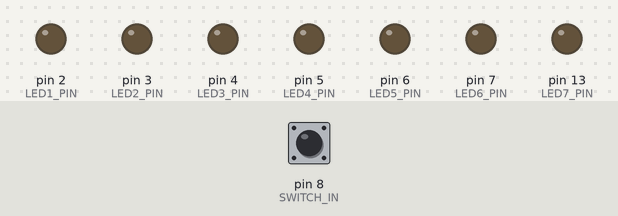
Bench run of a sketch on a simulated Arduino Uno, built with avr-gcc and run on an emulated ATmega328P. Parts: output pins drawn as LEDs (lit = HIGH). The inputs (shaded band) are chosen by the test bench; at power-on: pin 8 (SWITCH_IN) HIGH. Random numbers use the default seed unless the sketch sets one.

Above: at 1.2 s.
1.3 s: pin 8 (SWITCH_IN) pulled LOW for 1 s
At 3.5 s:
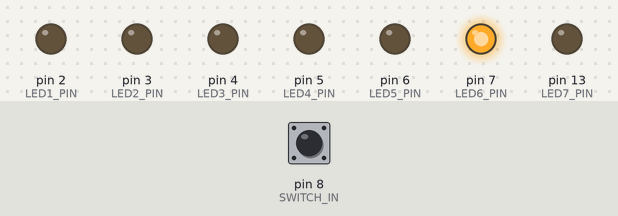
4.3 s: pin 8 (SWITCH_IN) pulled LOW for 0.15 s
At 5.2 s:
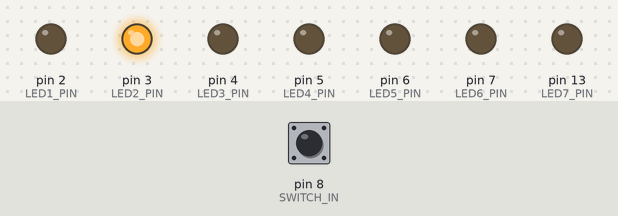
5.9 s: pin 8 (SWITCH_IN) pulled LOW for 3.2 s
At 10.0 s:
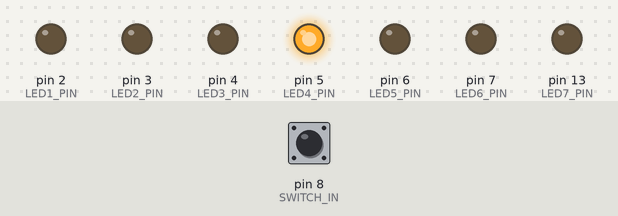
Timing chart, 0 to 11.5 s (numbered marks = the images above; inputs shaded):
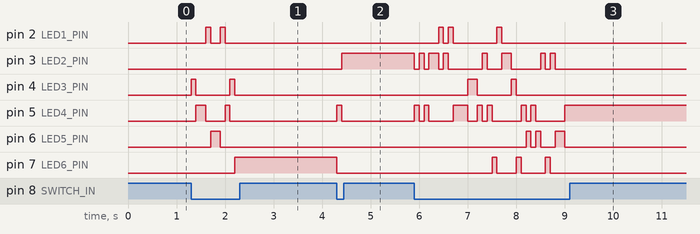

Measured:
- after the input at 1.3 s, pin 2 (LED1_PIN): alternates HIGH for 0.10 s and LOW for 0.20 s, 4 changes in all, then stays LOW, starting after 0.30 s; pin 4 (LED3_PIN): alternates HIGH for 0.10 s and LOW for 0.70 s, 4 changes in all, then stays LOW, starting at once
- after the input at 4.3 s, pin 3 (LED2_PIN): LOW → HIGH after 0.10 s; pin 5 (LED4_PIN): LOW → HIGH at once, → LOW 0.10 s later; pin 7 (LED6_PIN): HIGH → LOW at once
- after the input at 5.9 s, pin 2 (LED1_PIN): goes HIGH 0.10 s, LOW 0.10 s, HIGH 0.10 s, LOW 0.90 s, HIGH 0.10 s, then LOW, starting after 0.50 s; pin 3 (LED2_PIN): HIGH → LOW at once, → HIGH 0.10 s later, → LOW 0.10 s later, → HIGH 0.10 s later, … (15 changes in this stretch)

The sketch:

Random_LED.ino
```cpp
/*
  Random_LED
  Random turn on one of X LED's when a button is pressed.

  Designed 28 Feb 2016
  by Gary Grotsky
*/

// Set up constants
//#define SELF_TEST     // Uncomment to test all LEDs and input switch
#define LED1_PIN 2      // The LED output pin numbers
#define LED2_PIN 3
#define LED3_PIN 4
#define LED4_PIN 5
#define LED5_PIN 6
#define LED6_PIN 7
#define LED7_PIN 13
#define SWITCH_IN 8    // The switch input pin number
#define SLEEP 100      // Sleep timer
#define MIN 1          // Min randum mumber
#define MAX 7          // Max random number

void setup() {
  // initialize digital pins as an output.
  pinMode(LED1_PIN, OUTPUT);
  pinMode(LED2_PIN, OUTPUT);
  pinMode(LED3_PIN, OUTPUT);
  pinMode(LED4_PIN, OUTPUT);
  pinMode(LED5_PIN, OUTPUT);
  pinMode(LED6_PIN, OUTPUT);
  pinMode(LED7_PIN, OUTPUT);

  // initialize digital pin as an input.
  pinMode(SWITCH_IN, INPUT);
  // Turn off the built in LED (L)
  digitalWrite(LED7_PIN, LOW);
  // Seed random number generator
  randomSeed(analogRead(A0));
}

void loop() {

  // Define varables
  int inputSwitch = 0;
  long randNumber;

  // Get switch input
  inputSwitch = digitalRead(SWITCH_IN);

#ifdef SELF_TEST

  // Get switch input
  if (inputSwitch == HIGH) {
    digitalWrite(LED1_PIN, HIGH);      // Turn the LED on
    digitalWrite(LED2_PIN, HIGH);      // Turn the LED on
    digitalWrite(LED3_PIN, HIGH);      // Turn the LED on
    digitalWrite(LED4_PIN, HIGH);      // Turn the LED on
    digitalWrite(LED5_PIN, HIGH);      // Turn the LED on
    digitalWrite(LED6_PIN, HIGH);      // Turn the LED on
  }
  else {
    digitalWrite(LED1_PIN, LOW);      // Turn the LED off
    digitalWrite(LED2_PIN, LOW);      // Turn the LED off
    digitalWrite(LED3_PIN, LOW);      // Turn the LED off
    digitalWrite(LED4_PIN, LOW);      // Turn the LED off
    digitalWrite(LED5_PIN, LOW);      // Turn the LED off
    digitalWrite(LED6_PIN, LOW);      // Turn the LED off
  }
#else

  // Get random number from 1 to 6
  randNumber = random(MIN, MAX);

  // if switch is not depressed, then turn on a random LED (and turn off the others)
  if (inputSwitch == LOW) {

    switch (randNumber) {
      case 1:
        digitalWrite(LED1_PIN, HIGH);     // Turn the LED on
        digitalWrite(LED2_PIN, LOW);      // Turn the LED off
        digitalWrite(LED3_PIN, LOW);      // Turn the LED off
        digitalWrite(LED4_PIN, LOW);      // Turn the LED off
        digitalWrite(LED5_PIN, LOW);      // Turn the LED off
        digitalWrite(LED6_PIN, LOW);      // Turn the LED off
        delay(SLEEP);
        break;
      case 2:
        digitalWrite(LED1_PIN, LOW);      // Turn the LED off
        digitalWrite(LED2_PIN, HIGH);     // Turn the LED on
        digitalWrite(LED3_PIN, LOW);      // Turn the LED off
        digitalWrite(LED4_PIN, LOW);      // Turn the LED off
        digitalWrite(LED5_PIN, LOW);      // Turn the LED off
        digitalWrite(LED6_PIN, LOW);      // Turn the LED off
        delay(SLEEP);
        break;
      case 3:
        digitalWrite(LED1_PIN, LOW);      // Turn the LED off
        digitalWrite(LED2_PIN, LOW);      // Turn the LED off
        digitalWrite(LED3_PIN, HIGH);     // Turn the LED on
        digitalWrite(LED4_PIN, LOW);      // Turn the LED off
        digitalWrite(LED5_PIN, LOW);      // Turn the LED off
        digitalWrite(LED6_PIN, LOW);      // Turn the LED off
        delay(SLEEP);
        break;
      case 4:
        digitalWrite(LED1_PIN, LOW);      // Turn the LED off
        digitalWrite(LED2_PIN, LOW);      // Turn the LED off
        digitalWrite(LED3_PIN, LOW);      // Turn the LED off
        digitalWrite(LED4_PIN, HIGH);     // Turn the LED on
        digitalWrite(LED5_PIN, LOW);      // Turn the LED off
        digitalWrite(LED6_PIN, LOW);      // Turn the LED off
        delay(SLEEP);
        break;
      case 5:
        digitalWrite(LED1_PIN, LOW);      // Turn the LED off
        digitalWrite(LED2_PIN, LOW);      // Turn the LED off
        digitalWrite(LED3_PIN, LOW);      // Turn the LED off
        digitalWrite(LED4_PIN, LOW);      // Turn the LED off
        digitalWrite(LED5_PIN, HIGH);     // Turn the LED on
        digitalWrite(LED6_PIN, LOW);      // Turn the LED off
        delay(SLEEP);
        break;
      case 6:
        digitalWrite(LED1_PIN, LOW);      // Turn the LED off
        digitalWrite(LED2_PIN, LOW);      // Turn the LED off
        digitalWrite(LED3_PIN, LOW);      // Turn the LED off
        digitalWrite(LED4_PIN, LOW);      // Turn the LED off
        digitalWrite(LED5_PIN, LOW);      // Turn the LED off
        digitalWrite(LED6_PIN, HIGH);     // Turn the LED on
        delay(SLEEP);
        break;
    }
  }
#endif
}
```
